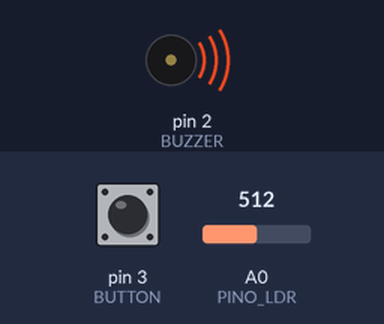
Bench run of a sketch on a simulated Arduino Uno, built with avr-gcc and run on an emulated ATmega328P. Parts: buzzer (waves = sounding). The inputs (shaded band) are chosen by the test bench; at power-on: pin 3 (BUTTON) HIGH, A0 (PINO_LDR) = 512.

Above: at 0.1 s.
Timing chart, 0 to 1.6 s (numbered marks = the images above):
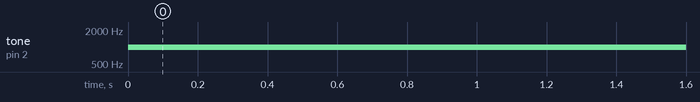

Measured:
- by itself, tone on pin 2 (BUZZER): silent → 1000 Hz at 0.00 s

The sketch:

alarme-de-seguranca.ino
```cpp
const int BUTTON = 3;
const int BUZZER = 2;
const int PINO_LDR = A0;
int leituraLDR = 0;
int leituraBotao;

void setup() {
  pinMode(BUZZER, OUTPUT);
  pinMode(PINO_LDR, INPUT);
  pinMode(BUTTON, INPUT_PULLUP);

}

void loop() {
  leituraLDR = analogRead(PINO_LDR);
  leituraBotao = digitalRead(BUTTON);

  if (leituraLDR <= 512)
    tone(BUZZER, 1000);
  else if (leituraBotao == LOW)
    noTone(BUZZER);

}
```
